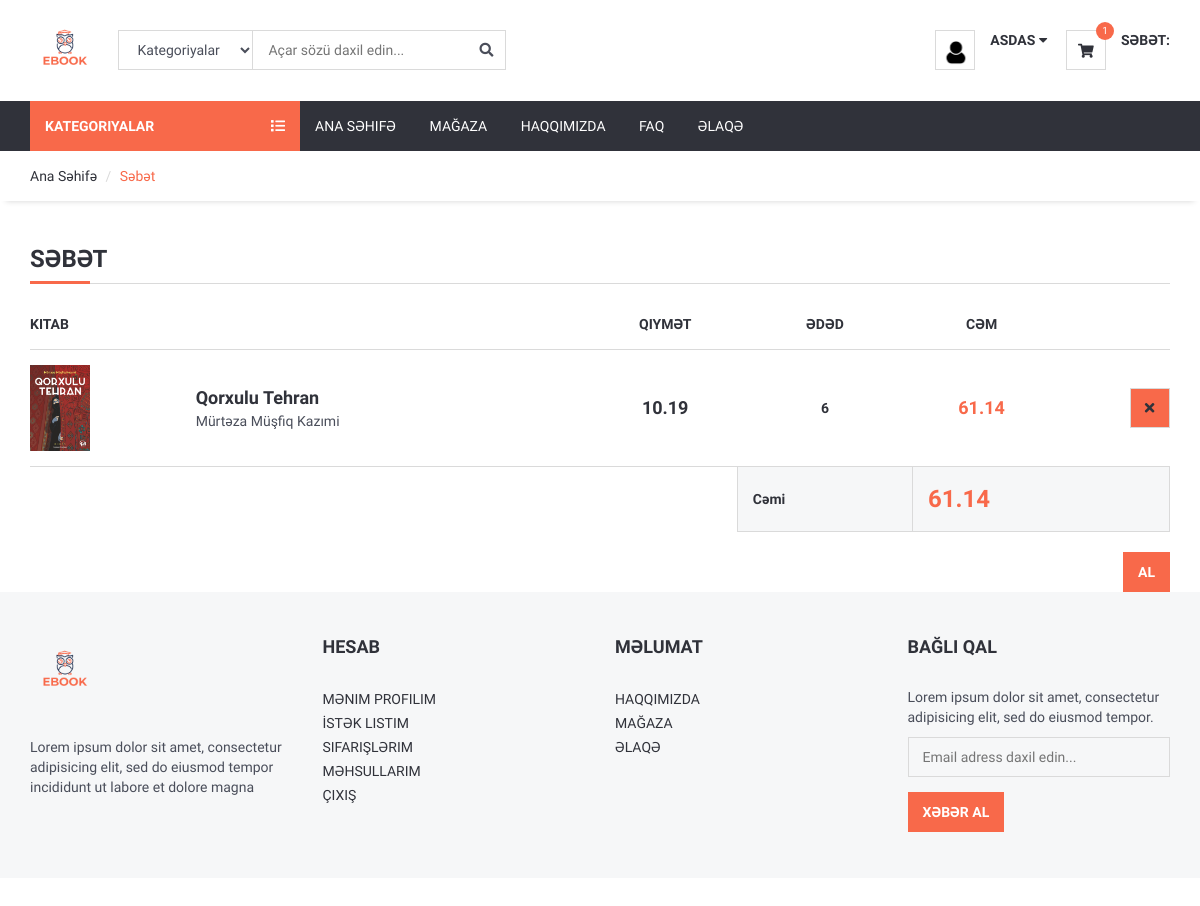
The page /shopcart/ (signed in) on the database its author committed.
### home/models.py (models this page shows, shortened)
class UserProfile(models.Model):
    user = models.OneToOneField(User,on_delete=models.CASCADE)
    phone = models.CharField(blank=True,max_length=20)
    address = models.CharField(blank=True,max_length=150)
    city = models.CharField(blank=True,max_length=20)
    country = models.CharField(blank=True,max_length=20)
    image = models.ImageField(blank=True,upload_to='images/users/')
    def image_tag(self):
        return mark_safe('<img src ="{}" height = "25"'.format(self.image.url))
    image_tag.short_description = 'Image'

### order/models.py (models this page shows, shortened)
class ShopCart(models.Model):
    user = models.ForeignKey(User,on_delete=models.SET_NULL,null=True)
    product = models.ForeignKey(Product,on_delete=models.SET_NULL,null=True)
    quantity = models.IntegerField()
    @property
    def amount(self):
        return (self.quantity * self.product.price)

### product/models.py (models this page shows, shortened)
class Product(models.Model):
    STATUS = (
        ('Var','Beli'),
        ('Yox','Xeyr')
    )
    category = models.ForeignKey(Category,on_delete=models.CASCADE)
    author = models.CharField(max_length=100)
    title = models.CharField(max_length=30)
    keywords = models.CharField(blank=True,max_length=255)
    description = models.CharField(blank=True,max_length=255)
    image = models.ImageField(blank = True, null=True, upload_to = 'images/',default='uploads/images/indir.jpg')
    price = models.FloatField()
    oldprice = models.FloatField()
    amount = models.IntegerField()
    detail = RichTextUploadingField()
    slug = models.SlugField(unique=True,null=False)
    status = models.CharField(max_length=10,choices=STATUS , default=True)
    favorite = models.ManyToManyField(User , related_name='favorite',blank=True , default=None)
    created_at = models.DateTimeField(auto_now_add=True)
    update_at = models.DateTimeField(auto_now=True)
    product_view = models.PositiveIntegerField(default=0,blank=True,null=True)
    def __str__(self):
        return self.title
    def image_tag(self):
        return mark_safe('<img src ="{}" height = "50"'.format(self.image.url))
    image_tag.short_description = 'Image'

### order/views.py (the view)
# urls.py: path('shopcart/',orderviews.shopcart,name='shopcart'),
@login_required(login_url='/login') # Login yoxlanmasi
def shopcart(request):
    category = Category.objects.all()
    current_user = request.user
    schopcart = ShopCart.objects.filter(user_id = current_user.id)
    request.session['cart_items'] = ShopCart.objects.filter(user_id = current_user.id).count()
    total = 0
    for data in schopcart:
        total += data.product.price * data.quantity
    context = {
        'schopcart':schopcart,
        'category':category,
        'total':total
    }
    return render(request,'shopcart_products.html',context)

### order/templates/shopcart_products.html (shortened to what this page needs)
{% extends "homebase.html" %}
{% block sidebar %}
  {% include "sidebar.html" %}
{% endblock sidebar %}
{% block content %}
<div id="breadcrumb">
    <div class="container">
        <ul class="breadcrumb">
            <li><a href="/">Ana Səhifə</a></li>
            <li class="active">Səbət</li>
        </ul>
    </div>
</div>
<div class="section">
    <div class="container">
        <div class="row">
            <div class="col-md-12">
                <div class="order-summary clearfix">
                    <div class="section-title">
                        <h3 class="title">Səbət</h3>
                    </div>
                    <table class="shopping-cart-table table">
                        <thead>
                            <tr>
                                <th>Kitab</th>
                                <th></th>
                                <th class="text-center">Qiymət</th>
                                <th class="text-center">Ədəd</th>
                                <th class="text-center">Cəm</th>
                                <th class="text-right"></th>
                            </tr>
                        </thead>
                        <tbody>
                            {% for data in schopcart %}
                            <tr>
                                <td class="thumb"><img src="{{ data.product.image.url}}" alt=""></td>
                                <td class="details">
                                    <a href="#">{{data.product}}</a>
                                    <ul>
                                        <li><span>{{data.product.author}}</span></li>
                                    </ul>
                                </td>
                                <td class="price text-center"><strong>{{data.product.price}}</strong><br><del class="font-weak"><small></small></del></td>
                                <td class="qty text-center"><strong>{{data.quantity}}</strong></td>
                                <td class="total text-center"><strong class="primary-color">{{data.amount}}</strong></td>
                                <td class="text-right"><a href="/order/deletefromcart/{{data.id}}" onclick="return confirm('Əminsən?')"  class="main-btn icon-btn" style="background-color: #F8694A;"><i class="fa fa-close" ></i></a></td>
                            </tr>
                            {% endfor %}
                        </tbody>
                        <tfoot>
                            <tr>
                                <th class="empty" colspan="3"></th>
                                <th>Cəmi</th>
                                <th colspan="2" class="total">{{total}}</th>
                            </tr>
                        </tfoot>
                    </table>
                    {% if total > 0  %}
                    <div class="pull-right">
                        <a href="/order/orderproduct" class="primary-btn">Al</a>
                    </div>
                    {% else %}
                    <div class="pull-right">
                        <a href="/" class="primary-btn">Səbət boşdur!</a>
                    </div>
                    {% endif %}
                </div>
        </div>
    </div>
</div>
{% endblock content %}

### home/templates/header.html (shortened to what this page needs)
{% load static %}
<header>
    <div id="header">
        <div class="container">
            <div class="pull-left">
                <div  class="header-logo">
                    <a class="logo" href="/">
                        <img  src="{%static './img/logobook.png' %}" alt="">
                    </a>
                </div>
                <div class="header-search">
                    <form action="/search/" method="post">
                        <input id="query" name="query" class="input search-input" type="text" placeholder="Açar sözü daxil edin...">
                        {% load mptt_tags %}
                        <select name="katid" class='input search-categories'>
                            <option value="0">Kategoriyalar</option>
                        </select>
                        <button class="search-btn"><i class="fa fa-search"></i></button>
                    </form>
                </div>
            </div>
            <div class="pull-right">
                <ul class="header-btns">
                    <li class="header-account dropdown default-dropdown">
                        {% if user.id is not None %}
                        <div class="dropdown-toggle" role="button" data-toggle="dropdown" aria-expanded="true">
                            <div class="header-btns-icon">
                                <img style="height: 25px;" src="{{ request.user.userprofile.image.url }}" alt="">
                            </div>
                            <strong class="text-uppercase">{{user.first_name}} <i class="fa fa-caret-down"></i></strong>
                        </div>
                        {% else %}
                        <a href="/login/" class="text-uppercase">Daxil Ol</a> / <a href="/user/register/" class="text-uppercase">Qeydiyyat</a>
                        {% endif %}
                    </li>
                    {% if request.session.cart_items == 0 %}
                    <li class="header-cart dropdown default-dropdown">
                        <a href="/">
                            <div class="header-btns-icon">
                                <i class="fa fa-shopping-cart"></i>
                                <span  class="qty">{{ request.session.cart_items }}</span>
                            </div>
                            <strong class="text-uppercase">Səbət:</strong>
                        </a>
                    </li>
                      {% else %}
                      <li class="header-cart dropdown default-dropdown">
                        <a href="/shopcart/">
                            <div class="header-btns-icon">
                                <i class="fa fa-shopping-cart"></i>
                                <span  class="qty">{{ request.session.cart_items }}</span>
                            </div>
                            <strong class="text-uppercase">Səbət:</strong>
                        </a>
                    </li>
                    {% endif %}
                </ul>
            </div>
        </div>
    </div>
</header>

### home/static/css/style.css (style rules this page uses)
body { font-family: 'Hind', sans-serif; color: #4A4E5A; overflow-x: hidden; }
h1, h2, h3, h4, h5, h6 { color: #30323A; margin: 0 0 10px; font-weight: 700; }
a { color: #30323A; -webkit-transition: 0.3s color; transition: 0.3s color; }
.primary-color { color: #F8694A; }
strong { color: #30323A; }
ul, ol { margin: 0; padding: 0; list-style: none }
.main-btn, .primary-btn { display: inline-block; padding: 10px 15px; text-transform: uppercase; font-weight: 700; border: none; -webkit-transition: 0.3s all; transition: 0.3s all; }
.icon-btn.main-btn, .icon-btn.primary-btn { width: 40px; height: 40px; line-height: 40px; text-align: center; padding: 0px; border: none; }
.main-btn { color: #30323A; background-color: #FFF; -webkit-box-shadow: 0px 0px 0px 1px #DADADA inset, 0px 0px 0px 6px transparent; box-shadow: 0px 0px 0px 1px #DADADA inset, 0px 0px 0px 6px transparent; }
.primary-btn { color: #FFF; background-color: #F8694A; }
.input { width: 100%; height: 40px; padding: 0px 15px; border: none; background-color: transparent; -webkit-box-shadow: 0px 0px 0px 1px #DADADA inset, 0px 0px 0px 5px transparent; box-shadow: 0px 0px 0px 1px #DADADA inset, 0px 0px 0px 5px transparent; -webkit-transition: 0.3s all; transition: 0.3s all; }
.section { padding-top: 30px; padding-bottom: 30px; }
.section-title { position: relative; margin-bottom: 15px; margin-top: 15px; border-bottom: 1px solid #DADADA; }
.section-title .title { display: inline-block; text-transform: uppercase; }
.section-title:after { content: ""; position: absolute; left: 0; bottom: -1.5px; height: 3px; width: 60px; background-color: #F8694A; }
#breadcrumb { -webkit-box-shadow: 0px 6px 6px -6px rgba(0, 0, 0, 0.175); box-shadow: 0px 6px 6px -6px rgba(0, 0, 0, 0.175); }
.breadcrumb { background-color: transparent; border: none; border-radius: 0px; padding: 15px 0px; margin: 0; }
.breadcrumb>.active { color: #F8694A; }
.breadcrumb>li+li:before { color: #DADADA; }
#header { padding-top: 15px; padding-bottom: 15px; }
.header-logo { display: inline-block; margin-right: 15px; }
.header-logo .logo>img { width: 100%; max-height: 70px; }
.header-search { display: inline-block; padding: 15px 0px; max-width: 400px; }
.header-search>form { position: relative; }
.header-search>form .search-input { padding-left: 150px; padding-right: 45px; }
.header-search>form .search-categories { position: absolute; left: 0px; top: 0px; width: 135px; }
.header-search>form .search-btn { position: absolute; top: 0px; right: 0px; width: 40px; height: 40px; background-color: transparent; border: none; }
.header-btns>li { display: inline-block; vertical-align: top; padding: 15px 0px; }
.header-btns>li+li { margin-left: 15px; }
.header-btns>li .header-btns-icon { position: relative; float: left; margin-right: 15px; width: 40px; height: 40px; line-height: 40px; text-align: center; color: #30323A; background-color: #FFF; border: 1px solid #DADADA; }
.header-btns .dropdown-toggle { display: block; cursor: pointer; }
.header-cart .header-btns-icon .qty { position: absolute; right: -9px; top: -9px; width: 18px; height: 18px; line-height: 18px; text-align: center; font-size: 10px; background: #F8694A; color: #FFF; border-radius: 50%; }
.shopping-cart-table>tbody>tr>td, .shopping-cart-table>tbody>tr>th, .shopping-cart-table>tfoot>tr>td, .shopping-cart-table>tfoot>tr>th, .shopping-cart-table>thead>tr>td, .shopping-cart-table>thead>tr>th { padding: 15px 0px; vertical-align: middle; border-top: 1px solid #DADADA; }
.shopping-cart-table>thead>tr>th { color: #30323A; text-transform: uppercase; border-bottom: 1px solid #DADADA; }
.shopping-cart-table>tbody>tr:last-child>td { border-bottom: 1px solid #DADADA; }
.shopping-cart-table>tfoot>tr>td, .shopping-cart-table>tfoot>tr>th { color: #30323A; border-top: 0px }
.shopping-cart-table>tfoot>tr>td:not(.empty), .shopping-cart-table>tfoot>tr>th:not(.empty) { padding: 15px; background-color: #F6F7F8; border: 1px solid #DADADA; }
.shopping-cart-table>tbody>tr>.details>a { font-size: 18px; font-weight: 700; }
.shopping-cart-table>tbody>tr>.thumb>img { width: 60px; }
.shopping-cart-table>tbody>tr>.price { font-size: 18px; }
.shopping-cart-table>tbody>tr>.total { font-size: 18px; }
.shopping-cart-table>tfoot>tr>.total { font-size: 24px; color: #F8694A; }

### rows shown on the page
ShopCart: product.image (picture), product "Qorxulu Tehran", product.author "Mürtəza Müşfiq Kazımi", product.price "10.19", quantity "6", amount "61.14"

### other values the page prints
{{ user.first_name }} "ASDAS"
{{ request.session.cart_items }} "1"
{{ total }} "61.14"
